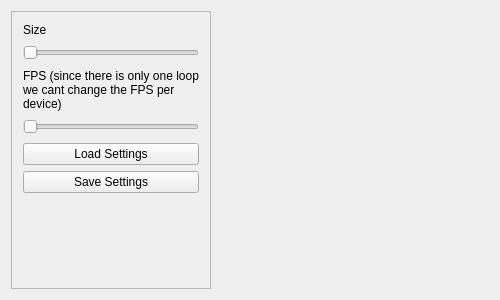
<?xml version="1.0" encoding="UTF-8"?>
<ui version="4.0">
 <class>device</class>
 <widget class="QWidget" name="device">
  <property name="geometry">
   <rect>
    <x>0</x>
    <y>0</y>
    <width>500</width>
    <height>300</height>
   </rect>
  </property>
  <property name="minimumSize">
   <size>
    <width>500</width>
    <height>0</height>
   </size>
  </property>
  <property name="windowTitle">
   <string>device</string>
  </property>
  <layout class="QGridLayout" name="gridLayout">
   <item row="0" column="1">
    <widget class="QWidget" name="widget" native="true">
     <property name="focusPolicy">
      <enum>Qt::NoFocus</enum>
     </property>
     <layout class="QGridLayout" name="gridLayout_3">
      <property name="leftMargin">
       <number>0</number>
      </property>
      <property name="topMargin">
       <number>0</number>
      </property>
      <property name="rightMargin">
       <number>0</number>
      </property>
      <property name="bottomMargin">
       <number>0</number>
      </property>
      <item row="0" column="0">
       <widget class="QSplitter" name="splitter">
        <property name="frameShape">
         <enum>QFrame::NoFrame</enum>
        </property>
        <property name="midLineWidth">
         <number>10</number>
        </property>
        <property name="orientation">
         <enum>Qt::Horizontal</enum>
        </property>
        <property name="opaqueResize">
         <bool>true</bool>
        </property>
        <property name="handleWidth">
         <number>10</number>
        </property>
        <property name="childrenCollapsible">
         <bool>false</bool>
        </property>
        <widget class="QWidget" name="widget_2" native="true">
         <property name="sizePolicy">
          <sizepolicy hsizetype="Expanding" vsizetype="Expanding">
           <horstretch>0</horstretch>
           <verstretch>0</verstretch>
          </sizepolicy>
         </property>
         <layout class="QHBoxLayout" name="horizontalLayout">
          <property name="leftMargin">
           <number>0</number>
          </property>
          <property name="topMargin">
           <number>0</number>
          </property>
          <property name="rightMargin">
           <number>0</number>
          </property>
          <property name="bottomMargin">
           <number>0</number>
          </property>
         </layout>
        </widget>
       </widget>
      </item>
     </layout>
    </widget>
   </item>
   <item row="0" column="0">
    <widget class="QFrame" name="frame">
     <property name="maximumSize">
      <size>
       <width>200</width>
       <height>16777215</height>
      </size>
     </property>
     <property name="frameShape">
      <enum>QFrame::StyledPanel</enum>
     </property>
     <property name="frameShadow">
      <enum>QFrame::Raised</enum>
     </property>
     <layout class="QVBoxLayout" name="verticalLayout_6">
      <item>
       <layout class="QVBoxLayout" name="verticalLayout_4">
        <item>
         <layout class="QVBoxLayout" name="verticalLayout_3">
          <item>
           <widget class="QLabel" name="label">
            <property name="text">
             <string>Size</string>
            </property>
           </widget>
          </item>
          <item>
           <widget class="QSlider" name="Size_slider">
            <property name="sizePolicy">
             <sizepolicy hsizetype="Expanding" vsizetype="Fixed">
              <horstretch>0</horstretch>
              <verstretch>0</verstretch>
             </sizepolicy>
            </property>
            <property name="minimumSize">
             <size>
              <width>0</width>
              <height>20</height>
             </size>
            </property>
            <property name="minimum">
             <number>1</number>
            </property>
            <property name="maximum">
             <number>100</number>
            </property>
            <property name="orientation">
             <enum>Qt::Horizontal</enum>
            </property>
           </widget>
          </item>
         </layout>
        </item>
        <item>
         <layout class="QVBoxLayout" name="verticalLayout_2">
          <item>
           <widget class="QLabel" name="label_2">
            <property name="text">
             <string>FPS (since there is only one loop we cant change the FPS per device)</string>
            </property>
            <property name="wordWrap">
             <bool>true</bool>
            </property>
           </widget>
          </item>
          <item>
           <widget class="QSlider" name="FPS_slider">
            <property name="enabled">
             <bool>false</bool>
            </property>
            <property name="sizePolicy">
             <sizepolicy hsizetype="Expanding" vsizetype="Fixed">
              <horstretch>0</horstretch>
              <verstretch>0</verstretch>
             </sizepolicy>
            </property>
            <property name="minimumSize">
             <size>
              <width>0</width>
              <height>20</height>
             </size>
            </property>
            <property name="minimum">
             <number>1</number>
            </property>
            <property name="maximum">
             <number>1000</number>
            </property>
            <property name="orientation">
             <enum>Qt::Horizontal</enum>
            </property>
           </widget>
          </item>
         </layout>
        </item>
        <item>
         <layout class="QVBoxLayout" name="verticalLayout_5">
          <item>
           <widget class="QPushButton" name="Load_Settings">
            <property name="text">
             <string>Load Settings</string>
            </property>
           </widget>
          </item>
          <item>
           <widget class="QPushButton" name="Save_Settings">
            <property name="text">
             <string>Save Settings</string>
            </property>
           </widget>
          </item>
         </layout>
        </item>
       </layout>
      </item>
      <item>
       <spacer name="verticalSpacer">
        <property name="orientation">
         <enum>Qt::Vertical</enum>
        </property>
        <property name="sizeHint" stdset="0">
         <size>
          <width>20</width>
          <height>40</height>
         </size>
        </property>
       </spacer>
      </item>
     </layout>
    </widget>
   </item>
  </layout>
 </widget>
 <layoutdefault spacing="6" margin="11"/>
 <resources/>
 <connections/>
</ui>
